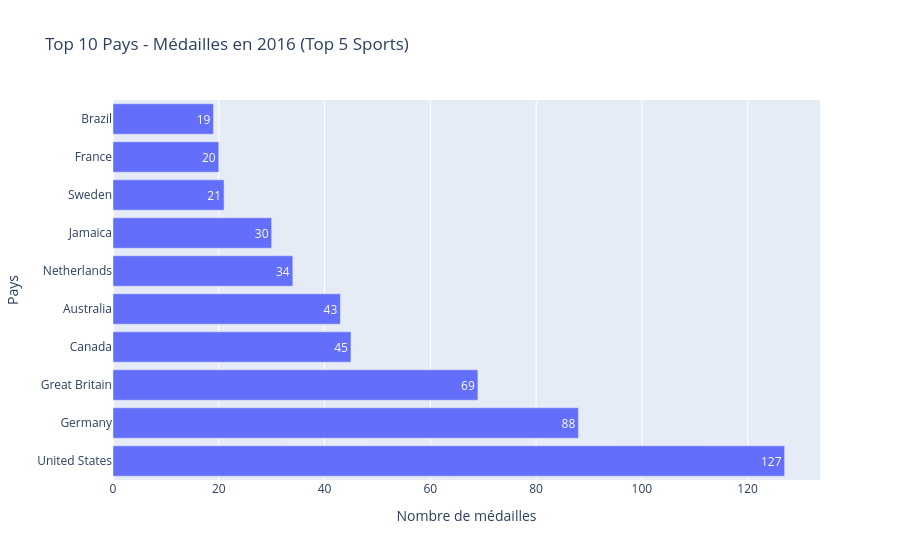

Here is the notebook cell this chart was saved with:
### Code cell
# VISUALISATION 3 :Médailles par équipe nationale (top 10 pays)
print("VISUALISATION 3 : Médailles par équipe nationale")

# Compter les médailles par pays
country_medals = df_top5['Team'].value_counts().head(10)

fig3 = px.bar(
    x=country_medals.values,
    y=country_medals.index,
    orientation='h',
    title='Top 10 Pays - Médailles en 2016 (Top 5 Sports)',
    labels={'x': 'Nombre de médailles', 'y': 'Pays'},
    text=country_medals.values
)
fig3.update_traces(textposition='auto')
fig3.show()

### Figure 1 — Plotly figure (JSON) as saved in the notebook; plotly's stock layout.template omitted (floating-point values rounded to 4 significant figures)
{"data": [{"hovertemplate": "Nombre de médailles=%{x}<br>Pays=%{y}<br>text=%{text}<extra></extra>", "legendgroup": "", "marker": {"color": "#636efa", "pattern": {"shape": ""}}, "name": "", "orientation": "h", "showlegend": false, "text": [127.0, 88.0, 69.0, 45.0, 43.0, 34.0, 30.0, 21.0, 20.0, 19.0], "textposition": "auto", "type": "bar", "x": [127, 88, 69, 45, 43, 34, 30, 21, 20, 19], "xaxis": "x", "y": ["United States", "Germany", "Great Britain", "Canada", "Australia", "Netherlands", "Jamaica", "Sweden", "France", "Brazil"], "yaxis": "y"}], "layout": {"barmode": "relative", "legend": {"tracegroupgap": 0}, "title": {"text": "Top 10 Pays - Médailles en 2016 (Top 5 Sports)"}, "xaxis": {"anchor": "y", "domain": [0, 1], "title": {"text": "Nombre de médailles"}}, "yaxis": {"anchor": "x", "domain": [0, 1], "title": {"text": "Pays"}}}}
